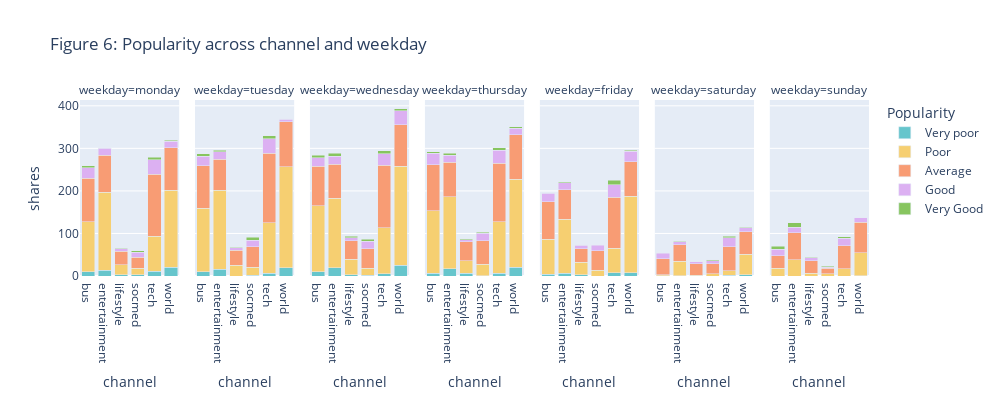

Notebook cell for this chart:
### Markdown cell above
**Inspecting the popularity by both "weekday" and "channel"**

### Code cell
px.bar(data, y="shares", color="Popularity", barmode="stack",
             x ="channel", facet_col="weekday",
             color_discrete_sequence = px.colors.qualitative.Pastel,
             height = 400, width = 1000,
       title = "Figure 6: Popularity across channel and weekday",
             category_orders={"Popularity": ["Very poor", "Poor", "Average", "Good", "Very Good"],
                              "weekday": ["monday","tuesday","wednesday","thursday","friday","saturday","sunday"],
                              })

### Figure 1 — Plotly figure (JSON) as saved in the notebook; plotly's stock layout.template omitted (floating-point values rounded to 4 significant figures)
{"data": [{"alignmentgroup": "True", "hovertemplate": "Popularity=Very poor<br>weekday=monday<br>channel=%{x}<br>shares=%{y}<extra></extra>", "legendgroup": "Very poor", "marker": {"color": "rgb(102, 197, 204)"}, "name": "Very poor", "offsetgroup": "Very poor", "orientation": "v", "showlegend": true, "textposition": "auto", "type": "bar", "x": ["bus", "entertainment", "lifestyle", "socmed", "tech", "world"], "xaxis": "x", "y": [10, 14, 3, 3, 11, 20], "yaxis": "y"}, {"alignmentgroup": "True", "hovertemplate": "Popularity=Very poor<br>weekday=tuesday<br>channel=%{x}<br>shares=%{y}<extra></extra>", "legendgroup": "Very poor", "marker": {"color": "rgb(102, 197, 204)"}, "name": "Very poor", "offsetgroup": "Very poor", "orientation": "v", "showlegend": false, "textposition": "auto", "type": "bar", "x": ["bus", "entertainment", "socmed", "tech", "world"], "xaxis": "x2", "y": [10, 16, 2, 6, 19], "yaxis": "y2"}, {"alignmentgroup": "True", "hovertemplate": "Popularity=Very poor<br>weekday=wednesday<br>channel=%{x}<br>shares=%{y}<extra></extra>", "legendgroup": "Very poor", "marker": {"color": "rgb(102, 197, 204)"}, "name": "Very poor", "offsetgroup": "Very poor", "orientation": "v", "showlegend": false, "textposition": "auto", "type": "bar", "x": ["bus", "entertainment", "lifestyle", "socmed", "tech", "world"], "xaxis": "x3", "y": [10, 19, 3, 2, 5, 25], "yaxis": "y3"}, {"alignmentgroup": "True", "hovertemplate": "Popularity=Very poor<br>weekday=thursday<br>channel=%{x}<br>shares=%{y}<extra></extra>", "legendgroup": "Very poor", "marker": {"color": "rgb(102, 197, 204)"}, "name": "Very poor", "offsetgroup": "Very poor", "orientation": "v", "showlegend": false, "textposition": "auto", "type": "bar", "x": ["bus", "entertainment", "lifestyle", "socmed", "tech", "world"], "xaxis": "x4", "y": [7, 17, 6, 1, 6, 21], "yaxis": "y4"}, {"alignmentgroup": "True", "hovertemplate": "Popularity=Very poor<br>weekday=friday<br>channel=%{x}<br>shares=%{y}<extra></extra>", "legendgroup": "Very poor", "marker": {"color": "rgb(102, 197, 204)"}, "name": "Very poor", "offsetgroup": "Very poor", "orientation": "v", "showlegend": false, "textposition": "auto", "type": "bar", "x": ["bus", "entertainment", "lifestyle", "tech", "world"], "xaxis": "x5", "y": [4, 7, 3, 8, 8], "yaxis": "y5"}, {"alignmentgroup": "True", "hovertemplate": "Popularity=Very poor<br>weekday=saturday<br>channel=%{x}<br>shares=%{y}<extra></extra>", "legendgroup": "Very poor", "marker": {"color": "rgb(102, 197, 204)"}, "name": "Very poor", "offsetgroup": "Very poor", "orientation": "v", "showlegend": false, "textposition": "auto", "type": "bar", "x": ["bus", "entertainment", "tech", "world"], "xaxis": "x6", "y": [1, 1, 2, 3], "yaxis": "y6"}, {"alignmentgroup": "True", "hovertemplate": "Popularity=Very poor<br>weekday=sunday<br>channel=%{x}<br>shares=%{y}<extra></extra>", "legendgroup": "Very poor", "marker": {"color": "rgb(102, 197, 204)"}, "name": "Very poor", "offsetgroup": "Very poor", "orientation": "v", "showlegend": false, "textposition": "auto", "type": "bar", "x": ["world"], "xaxis": "x7", "y": [1], "yaxis": "y7"}, {"alignmentgroup": "True", "hovertemplate": "Popularity=Poor<br>weekday=monday<br>channel=%{x}<br>shares=%{y}<extra></extra>", "legendgroup": "Poor", "marker": {"color": "rgb(246, 207, 113)"}, "name": "Poor", "offsetgroup": "Poor", "orientation": "v", "showlegend": true, "textposition": "auto", "type": "bar", "x": ["bus", "entertainment", "lifestyle", "socmed", "tech", "world"], "xaxis": "x", "y": [118, 183, 24, 15, 82, 182], "yaxis": "y"}, {"alignmentgroup": "True", "hovertemplate": "Popularity=Poor<br>weekday=tuesday<br>channel=%{x}<br>shares=%{y}<extra></extra>", "legendgroup": "Poor", "marker": {"color": "rgb(246, 207, 113)"}, "name": "Poor", "offsetgroup": "Poor", "orientation": "v", "showlegend": false, "textposition": "auto", "type": "bar", "x": ["bus", "entertainment", "lifestyle", "socmed", "tech", "world"], "xaxis": "x2", "y": [149, 185, 25, 19, 119, 238], "yaxis": "y2"}, {"alignmentgroup": "True", "hovertemplate": "Popularity=Poor<br>weekday=wednesday<br>channel=%{x}<br>shares=%{y}<extra></extra>", "legendgroup": "Poor", "marker": {"color": "rgb(246, 207, 113)"}, "name": "Poor", "offsetgroup": "Poor", "orientation": "v", "showlegend": false, "textposition": "auto", "type": "bar", "x": ["bus", "entertainment", "lifestyle", "socmed", "tech", "world"], "xaxis": "x3", "y": [155, 164, 36, 16, 108, 233], "yaxis": "y3"}, {"alignmentgroup": "True", "hovertemplate": "Popularity=Poor<br>weekday=thursday<br>channel=%{x}<br>shares=%{y}<extra></extra>", "legendgroup": "Poor", "marker": {"color": "rgb(246, 207, 113)"}, "name": "Poor", "offsetgroup": "Poor", "orientation": "v", "showlegend": false, "textposition": "auto", "type": "bar", "x": ["bus", "entertainment", "lifestyle", "socmed", "tech", "world"], "xaxis": "x4", "y": [146, 169, 30, 27, 121, 206], "yaxis": "y4"}, {"alignmentgroup": "True", "hovertemplate": "Popularity=Poor<br>weekday=friday<br>channel=%{x}<br>shares=%{y}<extra></extra>", "legendgroup": "Poor", "marker": {"color": "rgb(246, 207, 113)"}, "name": "Poor", "offsetgroup": "Poor", "orientation": "v", "showlegend": false, "textposition": "auto", "type": "bar", "x": ["bus", "entertainment", "lifestyle", "socmed", "tech", "world"], "xaxis": "x5", "y": [82, 126, 29, 14, 57, 180], "yaxis": "y5"}, {"alignmentgroup": "True", "hovertemplate": "Popularity=Poor<br>weekday=saturday<br>channel=%{x}<br>shares=%{y}<extra></extra>", "legendgroup": "Poor", "marker": {"color": "rgb(246, 207, 113)"}, "name": "Poor", "offsetgroup": "Poor", "orientation": "v", "showlegend": false, "textposition": "auto", "type": "bar", "x": ["bus", "entertainment", "lifestyle", "socmed", "tech", "world"], "xaxis": "x6", "y": [2, 34, 2, 5, 10, 48], "yaxis": "y6"}, {"alignmentgroup": "True", "hovertemplate": "Popularity=Poor<br>weekday=sunday<br>channel=%{x}<br>shares=%{y}<extra></extra>", "legendgroup": "Poor", "marker": {"color": "rgb(246, 207, 113)"}, "name": "Poor", "offsetgroup": "Poor", "orientation": "v", "showlegend": false, "textposition": "auto", "type": "bar", "x": ["bus", "entertainment", "lifestyle", "socmed", "tech", "world"], "xaxis": "x7", "y": [18, 38, 7, 5, 17, 54], "yaxis": "y7"}, {"alignmentgroup": "True", "hovertemplate": "Popularity=Average<br>weekday=monday<br>channel=%{x}<br>shares=%{y}<extra></extra>", "legendgroup": "Average", "marker": {"color": "rgb(248, 156, 116)"}, "name": "Average", "offsetgroup": "Average", "orientation": "v", "showlegend": true, "textposition": "auto", "type": "bar", "x": ["bus", "entertainment", "lifestyle", "socmed", "tech", "world"], "xaxis": "x", "y": [102, 87, 31, 26, 146, 99], "yaxis": "y"}, {"alignmentgroup": "True", "hovertemplate": "Popularity=Average<br>weekday=tuesday<br>channel=%{x}<br>shares=%{y}<extra></extra>", "legendgroup": "Average", "marker": {"color": "rgb(248, 156, 116)"}, "name": "Average", "offsetgroup": "Average", "orientation": "v", "showlegend": false, "textposition": "auto", "type": "bar", "x": ["bus", "entertainment", "lifestyle", "socmed", "tech", "world"], "xaxis": "x2", "y": [100, 74, 36, 48, 164, 105], "yaxis": "y2"}, {"alignmentgroup": "True", "hovertemplate": "Popularity=Average<br>weekday=wednesday<br>channel=%{x}<br>shares=%{y}<extra></extra>", "legendgroup": "Average", "marker": {"color": "rgb(248, 156, 116)"}, "name": "Average", "offsetgroup": "Average", "orientation": "v", "showlegend": false, "textposition": "auto", "type": "bar", "x": ["bus", "entertainment", "lifestyle", "socmed", "tech", "world"], "xaxis": "x3", "y": [93, 80, 44, 46, 147, 98], "yaxis": "y3"}, {"alignmentgroup": "True", "hovertemplate": "Popularity=Average<br>weekday=thursday<br>channel=%{x}<br>shares=%{y}<extra></extra>", "legendgroup": "Average", "marker": {"color": "rgb(248, 156, 116)"}, "name": "Average", "offsetgroup": "Average", "orientation": "v", "showlegend": false, "textposition": "auto", "type": "bar", "x": ["bus", "entertainment", "lifestyle", "socmed", "tech", "world"], "xaxis": "x4", "y": [108, 81, 45, 55, 138, 105], "yaxis": "y4"}, {"alignmentgroup": "True", "hovertemplate": "Popularity=Average<br>weekday=friday<br>channel=%{x}<br>shares=%{y}<extra></extra>", "legendgroup": "Average", "marker": {"color": "rgb(248, 156, 116)"}, "name": "Average", "offsetgroup": "Average", "orientation": "v", "showlegend": false, "textposition": "auto", "type": "bar", "x": ["bus", "entertainment", "lifestyle", "socmed", "tech", "world"], "xaxis": "x5", "y": [88, 70, 32, 45, 120, 80], "yaxis": "y5"}, {"alignmentgroup": "True", "hovertemplate": "Popularity=Average<br>weekday=saturday<br>channel=%{x}<br>shares=%{y}<extra></extra>", "legendgroup": "Average", "marker": {"color": "rgb(248, 156, 116)"}, "name": "Average", "offsetgroup": "Average", "orientation": "v", "showlegend": false, "textposition": "auto", "type": "bar", "x": ["bus", "entertainment", "lifestyle", "socmed", "tech", "world"], "xaxis": "x6", "y": [38, 39, 27, 24, 57, 53], "yaxis": "y6"}, {"alignmentgroup": "True", "hovertemplate": "Popularity=Average<br>weekday=sunday<br>channel=%{x}<br>shares=%{y}<extra></extra>", "legendgroup": "Average", "marker": {"color": "rgb(248, 156, 116)"}, "name": "Average", "offsetgroup": "Average", "orientation": "v", "showlegend": false, "textposition": "auto", "type": "bar", "x": ["bus", "entertainment", "lifestyle", "socmed", "tech", "world"], "xaxis": "x7", "y": [30, 64, 29, 13, 54, 71], "yaxis": "y7"}, {"alignmentgroup": "True", "hovertemplate": "Popularity=Good<br>weekday=monday<br>channel=%{x}<br>shares=%{y}<extra></extra>", "legendgroup": "Good", "marker": {"color": "rgb(220, 176, 242)"}, "name": "Good", "offsetgroup": "Good", "orientation": "v", "showlegend": true, "textposition": "auto", "type": "bar", "x": ["bus", "entertainment", "lifestyle", "socmed", "tech", "world"], "xaxis": "x", "y": [25, 16, 6, 12, 34, 16], "yaxis": "y"}, {"alignmentgroup": "True", "hovertemplate": "Popularity=Good<br>weekday=tuesday<br>channel=%{x}<br>shares=%{y}<extra></extra>", "legendgroup": "Good", "marker": {"color": "rgb(220, 176, 242)"}, "name": "Good", "offsetgroup": "Good", "orientation": "v", "showlegend": false, "textposition": "auto", "type": "bar", "x": ["bus", "entertainment", "lifestyle", "socmed", "tech", "world"], "xaxis": "x2", "y": [23, 17, 6, 15, 34, 7], "yaxis": "y2"}, {"alignmentgroup": "True", "hovertemplate": "Popularity=Good<br>weekday=wednesday<br>channel=%{x}<br>shares=%{y}<extra></extra>", "legendgroup": "Good", "marker": {"color": "rgb(220, 176, 242)"}, "name": "Good", "offsetgroup": "Good", "orientation": "v", "showlegend": false, "textposition": "auto", "type": "bar", "x": ["bus", "entertainment", "lifestyle", "socmed", "tech", "world"], "xaxis": "x3", "y": [20, 19, 7, 18, 27, 32], "yaxis": "y3"}, {"alignmentgroup": "True", "hovertemplate": "Popularity=Good<br>weekday=thursday<br>channel=%{x}<br>shares=%{y}<extra></extra>", "legendgroup": "Good", "marker": {"color": "rgb(220, 176, 242)"}, "name": "Good", "offsetgroup": "Good", "orientation": "v", "showlegend": false, "textposition": "auto", "type": "bar", "x": ["bus", "entertainment", "lifestyle", "socmed", "tech", "world"], "xaxis": "x4", "y": [27, 17, 4, 17, 30, 15], "yaxis": "y4"}, {"alignmentgroup": "True", "hovertemplate": "Popularity=Good<br>weekday=friday<br>channel=%{x}<br>shares=%{y}<extra></extra>", "legendgroup": "Good", "marker": {"color": "rgb(220, 176, 242)"}, "name": "Good", "offsetgroup": "Good", "orientation": "v", "showlegend": false, "textposition": "auto", "type": "bar", "x": ["bus", "entertainment", "lifestyle", "socmed", "tech", "world"], "xaxis": "x5", "y": [20, 16, 8, 13, 29, 25], "yaxis": "y5"}, {"alignmentgroup": "True", "hovertemplate": "Popularity=Good<br>weekday=saturday<br>channel=%{x}<br>shares=%{y}<extra></extra>", "legendgroup": "Good", "marker": {"color": "rgb(220, 176, 242)"}, "name": "Good", "offsetgroup": "Good", "orientation": "v", "showlegend": false, "textposition": "auto", "type": "bar", "x": ["bus", "entertainment", "lifestyle", "socmed", "tech", "world"], "xaxis": "x6", "y": [13, 7, 4, 7, 21, 10], "yaxis": "y6"}, {"alignmentgroup": "True", "hovertemplate": "Popularity=Good<br>weekday=sunday<br>channel=%{x}<br>shares=%{y}<extra></extra>", "legendgroup": "Good", "marker": {"color": "rgb(220, 176, 242)"}, "name": "Good", "offsetgroup": "Good", "orientation": "v", "showlegend": false, "textposition": "auto", "type": "bar", "x": ["bus", "entertainment", "lifestyle", "socmed", "tech", "world"], "xaxis": "x7", "y": [15, 13, 7, 3, 18, 11], "yaxis": "y7"}, {"alignmentgroup": "True", "hovertemplate": "Popularity=Very Good<br>weekday=monday<br>channel=%{x}<br>shares=%{y}<extra></extra>", "legendgroup": "Very Good", "marker": {"color": "rgb(135, 197, 95)"}, "name": "Very Good", "offsetgroup": "Very Good", "orientation": "v", "showlegend": true, "textposition": "auto", "type": "bar", "x": ["bus", "entertainment", "lifestyle", "socmed", "tech", "world"], "xaxis": "x", "y": [4, 1, 1, 3, 6, 2], "yaxis": "y"}, {"alignmentgroup": "True", "hovertemplate": "Popularity=Very Good<br>weekday=tuesday<br>channel=%{x}<br>shares=%{y}<extra></extra>", "legendgroup": "Very Good", "marker": {"color": "rgb(135, 197, 95)"}, "name": "Very Good", "offsetgroup": "Very Good", "orientation": "v", "showlegend": false, "textposition": "auto", "type": "bar", "x": ["bus", "entertainment", "lifestyle", "socmed", "tech", "world"], "xaxis": "x2", "y": [5, 3, 1, 7, 7, 1], "yaxis": "y2"}, {"alignmentgroup": "True", "hovertemplate": "Popularity=Very Good<br>weekday=wednesday<br>channel=%{x}<br>shares=%{y}<extra></extra>", "legendgroup": "Very Good", "marker": {"color": "rgb(135, 197, 95)"}, "name": "Very Good", "offsetgroup": "Very Good", "orientation": "v", "showlegend": false, "textposition": "auto", "type": "bar", "x": ["bus", "entertainment", "lifestyle", "socmed", "tech", "world"], "xaxis": "x3", "y": [6, 6, 3, 4, 7, 5], "yaxis": "y3"}, {"alignmentgroup": "True", "hovertemplate": "Popularity=Very Good<br>weekday=thursday<br>channel=%{x}<br>shares=%{y}<extra></extra>", "legendgroup": "Very Good", "marker": {"color": "rgb(135, 197, 95)"}, "name": "Very Good", "offsetgroup": "Very Good", "orientation": "v", "showlegend": false, "textposition": "auto", "type": "bar", "x": ["bus", "entertainment", "lifestyle", "socmed", "tech", "world"], "xaxis": "x4", "y": [4, 4, 2, 3, 6, 4], "yaxis": "y4"}, {"alignmentgroup": "True", "hovertemplate": "Popularity=Very Good<br>weekday=friday<br>channel=%{x}<br>shares=%{y}<extra></extra>", "legendgroup": "Very Good", "marker": {"color": "rgb(135, 197, 95)"}, "name": "Very Good", "offsetgroup": "Very Good", "orientation": "v", "showlegend": false, "textposition": "auto", "type": "bar", "x": ["bus", "entertainment", "lifestyle", "tech", "world"], "xaxis": "x5", "y": [2, 2, 1, 11, 3], "yaxis": "y5"}, {"alignmentgroup": "True", "hovertemplate": "Popularity=Very Good<br>weekday=saturday<br>channel=%{x}<br>shares=%{y}<extra></extra>", "legendgroup": "Very Good", "marker": {"color": "rgb(135, 197, 95)"}, "name": "Very Good", "offsetgroup": "Very Good", "orientation": "v", "showlegend": false, "textposition": "auto", "type": "bar", "x": ["entertainment", "socmed", "tech", "world"], "xaxis": "x6", "y": [1, 2, 4, 1], "yaxis": "y6"}, {"alignmentgroup": "True", "hovertemplate": "Popularity=Very Good<br>weekday=sunday<br>channel=%{x}<br>shares=%{y}<extra></extra>", "legendgroup": "Very Good", "marker": {"color": "rgb(135, 197, 95)"}, "name": "Very Good", "offsetgroup": "Very Good", "orientation": "v", "showlegend": false, "textposition": "auto", "type": "bar", "x": ["bus", "entertainment", "lifestyle", "socmed", "tech"], "xaxis": "x7", "y": [7, 10, 1, 2, 3], "yaxis": "y7"}], "layout": {"annotations": [{"font": {}, "showarrow": false, "text": "weekday=monday", "x": 0.06286, "xanchor": "center", "xref": "paper", "y": 1, "yanchor": "bottom", "yref": "paper"}, {"font": {}, "showarrow": false, "text": "weekday=tuesday", "x": 0.2086, "xanchor": "center", "xref": "paper", "y": 1, "yanchor": "bottom", "yref": "paper"}, {"font": {}, "showarrow": false, "text": "weekday=wednesday", "x": 0.3543, "xanchor": "center", "xref": "paper", "y": 1, "yanchor": "bottom", "yref": "paper"}, {"font": {}, "showarrow": false, "text": "weekday=thursday", "x": 0.5, "xanchor": "center", "xref": "paper", "y": 1, "yanchor": "bottom", "yref": "paper"}, {"font": {}, "showarrow": false, "text": "weekday=friday", "x": 0.6457, "xanchor": "center", "xref": "paper", "y": 1, "yanchor": "bottom", "yref": "paper"}, {"font": {}, "showarrow": false, "text": "weekday=saturday", "x": 0.7914, "xanchor": "center", "xref": "paper", "y": 1, "yanchor": "bottom", "yref": "paper"}, {"font": {}, "showarrow": false, "text": "weekday=sunday", "x": 0.9371, "xanchor": "center", "xref": "paper", "y": 1, "yanchor": "bottom", "yref": "paper"}], "barmode": "stack", "height": 400, "legend": {"title": {"text": "Popularity"}, "tracegroupgap": 0}, "title": {"text": "Figure 6: Popularity across channel and weekday"}, "width": 1000, "xaxis": {"anchor": "y", "domain": [0, 0.1257], "title": {"text": "channel"}}, "xaxis2": {"anchor": "y2", "domain": [0.1457, 0.2714], "matches": "x", "title": {"text": "channel"}}, "xaxis3": {"anchor": "y3", "domain": [0.2914, 0.4171], "matches": "x", "title": {"text": "channel"}}, "xaxis4": {"anchor": "y4", "domain": [0.4371, 0.5629], "matches": "x", "title": {"text": "channel"}}, "xaxis5": {"anchor": "y5", "domain": [0.5829, 0.7086], "matches": "x", "title": {"text": "channel"}}, "xaxis6": {"anchor": "y6", "domain": [0.7286, 0.8543], "matches": "x", "title": {"text": "channel"}}, "xaxis7": {"anchor": "y7", "domain": [0.8743, 1.0], "matches": "x", "title": {"text": "channel"}}, "yaxis": {"anchor": "x", "domain": [0, 1], "title": {"text": "shares"}}, "yaxis2": {"anchor": "x2", "domain": [0, 1], "matches": "y", "showticklabels": false}, "yaxis3": {"anchor": "x3", "domain": [0, 1], "matches": "y", "showticklabels": false}, "yaxis4": {"anchor": "x4", "domain": [0, 1], "matches": "y", "showticklabels": false}, "yaxis5": {"anchor": "x5", "domain": [0, 1], "matches": "y", "showticklabels": false}, "yaxis6": {"anchor": "x6", "domain": [0, 1], "matches": "y", "showticklabels": false}, "yaxis7": {"anchor": "x7", "domain": [0, 1], "matches": "y", "showticklabels": false}}}
